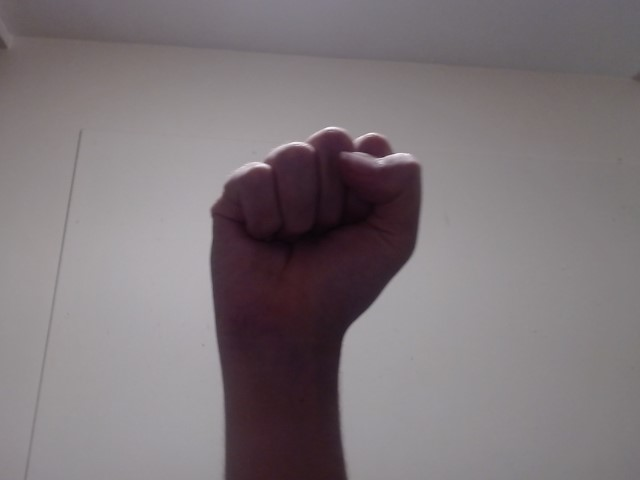
#> input picture ApplicationDirectory/tkinterimages/pc/fist (1).jpg, 640 x 480 px, given in place of the camera
$ python segmentwithYCBCR.py   (older library calls are emulated)
#> lines starting #> are read from the running program, lines starting #| are printed output that depends on the picture; after the words box and inside, x2 and y2 are one past the last pixel; in counts of white or black regions, pixels touching at a corner belong together
import cv2
import matplotlib.pyplot as plt
import numpy as np
import cv2
import matplotlib.pyplot as plt
import matplotlib.pyplot as plt
import numpy as np
import scipy.misc
import scipy.ndimage
import skimage.filters
#import sklearn.metrics
import cv2
import mediapipe as mp

#img = cv2.imread('C:/Users/patri/Pictures/Camera Roll/training/rock_on/rock (45).jpg')


import cv2
import numpy

cam = cv2.VideoCapture(0)
cam.set(3,640)
cam.set(4,480)
ret, image = cam.read()
#> image is the input picture: shape (480, 640, 3); mean B, G, R 121.8, 118.2, 126.2

skin_min = numpy.array([0,133,77],numpy.uint8)
skin_max = numpy.array([255,173,127],numpy.uint8)
while True:
    ret, image = cam.read()

    gaussian_blur = cv2.GaussianBlur(image,(5,5),0)
    blur_hsv = cv2.cvtColor(gaussian_blur, cv2.COLOR_BGR2YCR_CB)
#> blur_hsv: shape (480, 640, 3); mean of channels 0, 1, 2 121, 131.7, 128.5

#threshould using min and max values
    tre_green = cv2.inRange(blur_hsv, skin_min, skin_max)
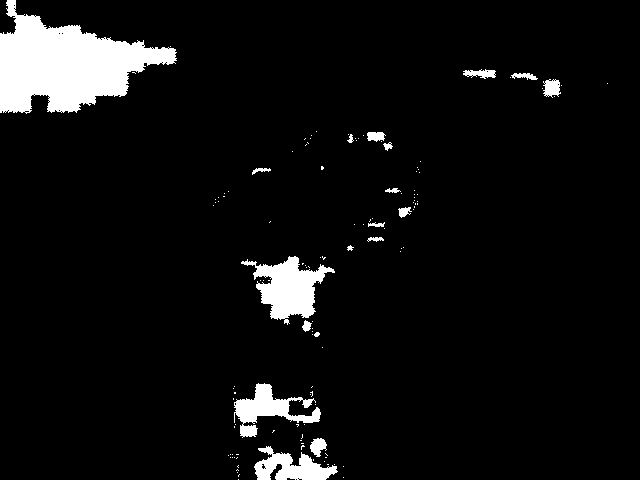
#> tre_green: shape (480, 640); 6.1% white; 126 white regions (107 under 20 px)
#getting object green contour
    contours, hierarchy = cv2.findContours(tre_green,cv2.RETR_TREE,cv2.CHAIN_APPROX_SIMPLE)
#> contours = 168 contours, 151 with area under 20; largest, box (x1, y1, x2, y2) and area: (0, 0, 177, 114) 10472, (241, 256, 335, 325) 2750, (234, 383, 321, 438) 1629, (254, 446, 338, 480) 1404, (543, 79, 561, 98) 206

#draw contours
    cv2.drawContours(image,contours,-1,(0,255,0),3)
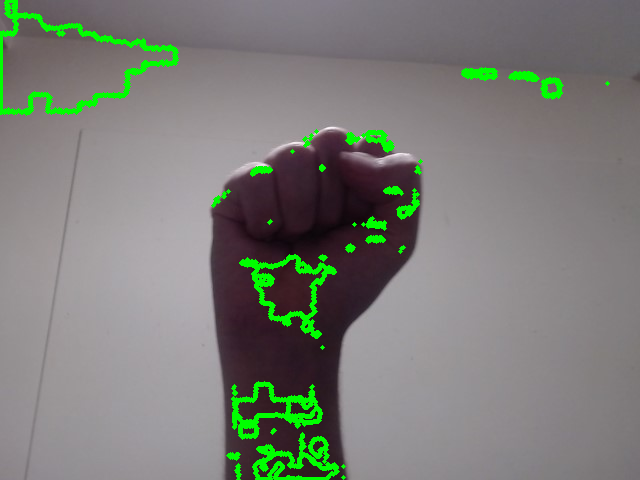
#> image: shape (480, 640, 3); 3.76% of pixels changed, all inside (x1, y1, x2, y2) = (0, 0, 610, 480)

    cv2.imshow('real', image)
    cv2.imshow('tre_green', tre_green)

    key = cv2.waitKey(10)
#> (key Esc is pressed here)
    if key == 27:
        break

$ run again, on ApplicationDirectory/tkinterimages/pc/palm (1).jpg
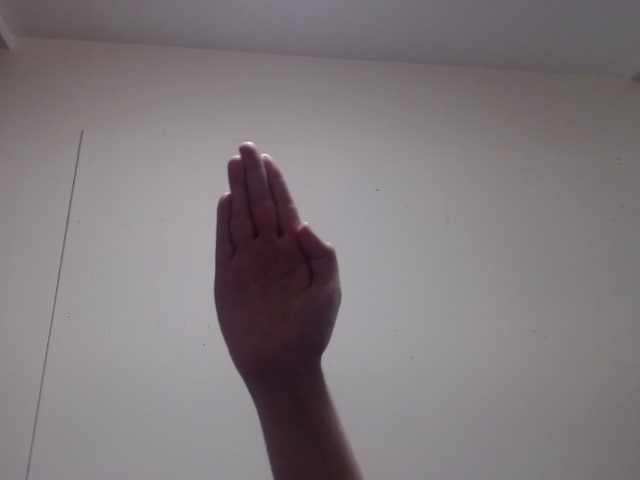
#> input picture ApplicationDirectory/tkinterimages/pc/palm (1).jpg, 640 x 480 px, given in place of the camera
#> image is the input picture: shape (480, 640, 3); mean B, G, R 124.7, 121.6, 128.1
#> blur_hsv: shape (480, 640, 3); mean of channels 0, 1, 2 123.8, 131, 128.5
#> `tre_green = cv2.inRange(blur_hsv, skin_min, skin_max)`:
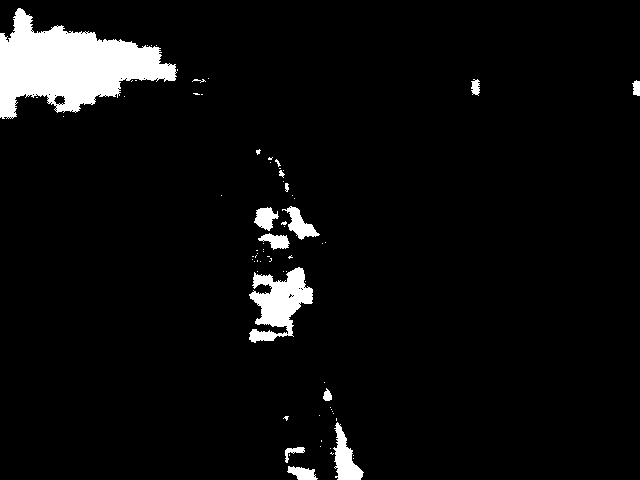
#> tre_green: shape (480, 640); 5.2% white; 73 white regions (59 under 20 px)
#> contours = 134 contours, 122 with area under 20; largest, box (x1, y1, x2, y2) and area: (0, 8, 177, 119) 10159, (249, 267, 313, 343) 2428, (333, 422, 364, 480) 781, (282, 206, 320, 240) 458, (254, 207, 279, 231) 323
#> `cv2.drawContours(image,contours,-1,(0,255,0),3)`:
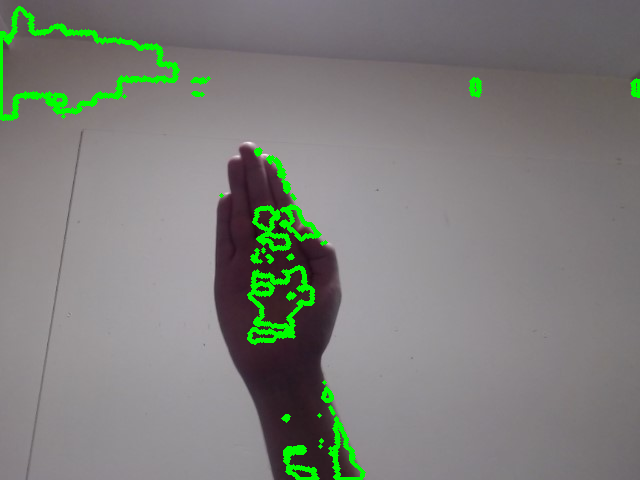
#> image: shape (480, 640, 3); 2.99% of pixels changed, all inside (x1, y1, x2, y2) = (0, 6, 640, 480)

$ run again, on ApplicationDirectory/tkinterimages/pc/peace (1).jpg
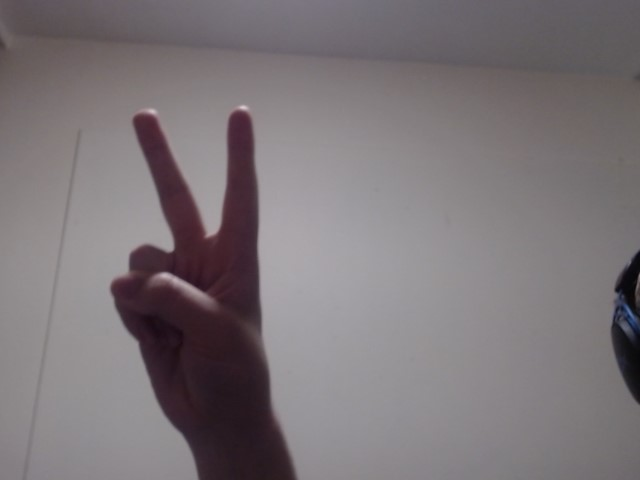
#> input picture ApplicationDirectory/tkinterimages/pc/peace (1).jpg, 640 x 480 px, given in place of the camera
#> image is the input picture: shape (480, 640, 3); mean B, G, R 120.6, 117.2, 124.1
#> blur_hsv: shape (480, 640, 3); mean of channels 0, 1, 2 119.6, 131.2, 128.5
#> `tre_green = cv2.inRange(blur_hsv, skin_min, skin_max)`:
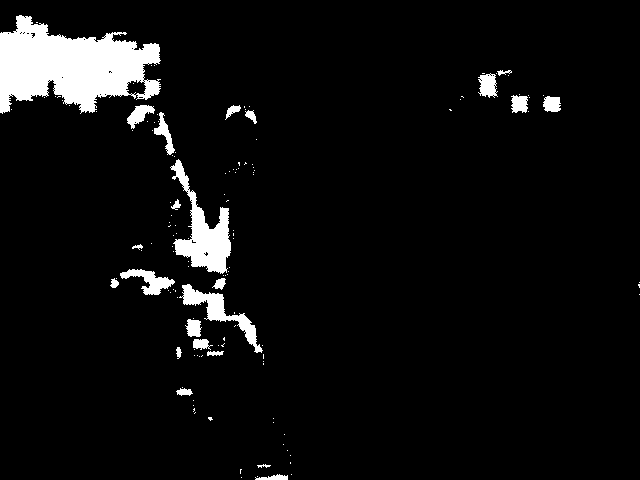
#> tre_green: shape (480, 640); 5.6% white; 136 white regions (113 under 20 px)
#> contours = 214 contours, 191 with area under 20; largest, box (x1, y1, x2, y2) and area: (0, 15, 161, 114) 9695, (170, 159, 231, 274) 2475, (179, 284, 263, 353) 1128, (120, 269, 175, 295) 539, (478, 73, 498, 98) 308
#> `cv2.drawContours(image,contours,-1,(0,255,0),3)`:
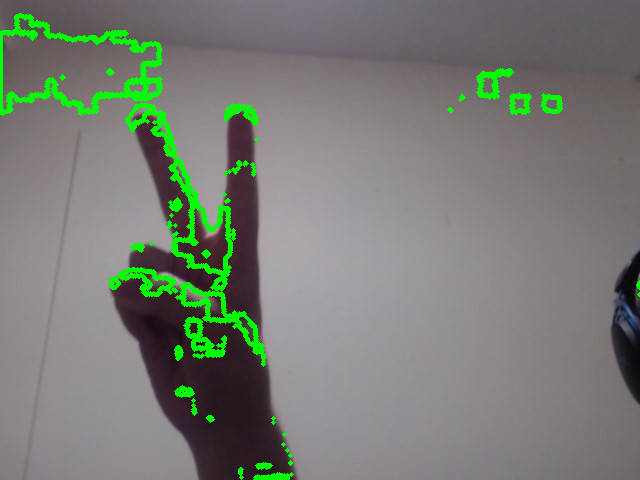
#> image: shape (480, 640, 3); 4.2% of pixels changed, all inside (x1, y1, x2, y2) = (0, 13, 640, 480)

$ run again, on ApplicationDirectory/tkinterimages/pc/pointer (1).jpg
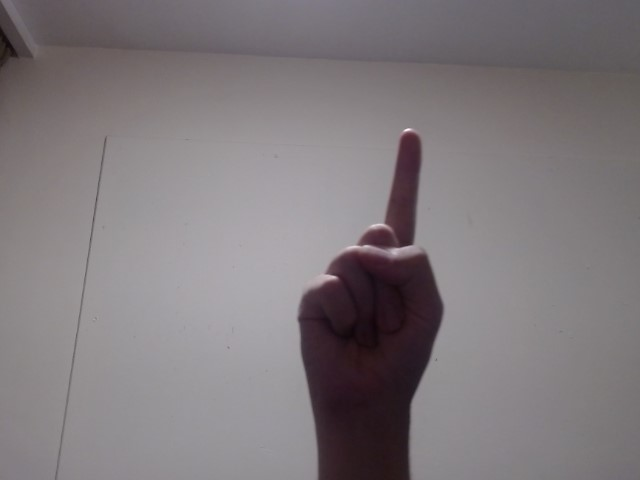
#> input picture ApplicationDirectory/tkinterimages/pc/pointer (1).jpg, 640 x 480 px, given in place of the camera
#> image is the input picture: shape (480, 640, 3); mean B, G, R 124.7, 121.6, 127.8
#> blur_hsv: shape (480, 640, 3); mean of channels 0, 1, 2 123.7, 130.9, 128.5
#> `tre_green = cv2.inRange(blur_hsv, skin_min, skin_max)`:
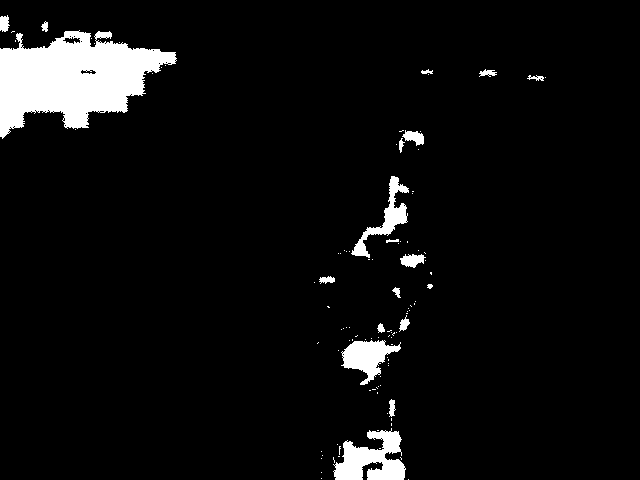
#> tre_green: shape (480, 640); 5.6% white; 105 white regions (86 under 20 px)
#> contours = 160 contours, 141 with area under 20; largest, box (x1, y1, x2, y2) and area: (0, 30, 177, 139) 10897, (333, 428, 406, 480) 2059, (341, 340, 401, 385) 1240, (351, 176, 409, 258) 987, (400, 254, 426, 268) 198
#> `cv2.drawContours(image,contours,-1,(0,255,0),3)`:
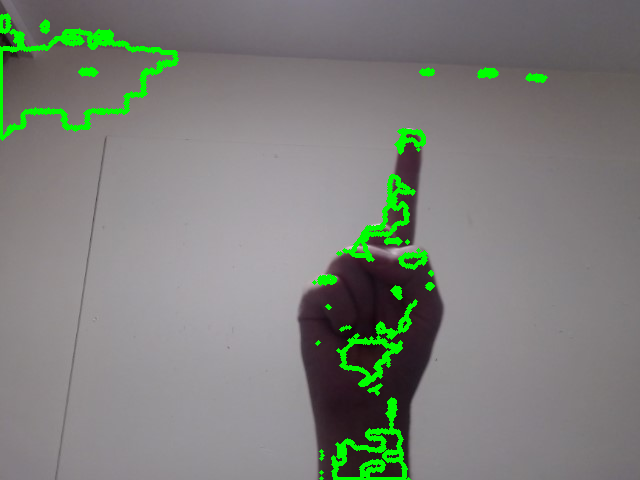
#> image: shape (480, 640, 3); 3.48% of pixels changed, all inside (x1, y1, x2, y2) = (0, 13, 548, 480)
